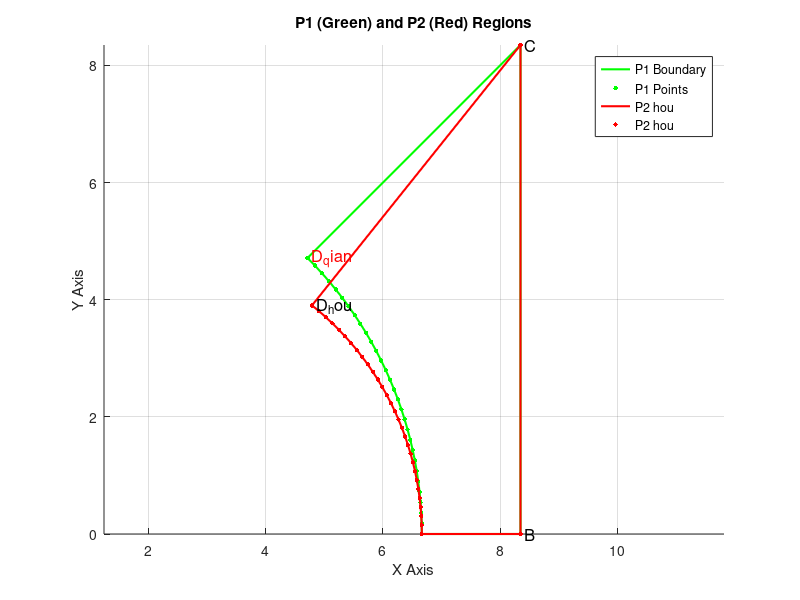

Recreate this plot in MATLAB. (Note: this script raises an error after producing the figure.)
clc; clear; close all;

Fina_avg=zeros(size( 0.4:0.1:1.2,2),size( 0.5:0.1:1.2,2));
% f_g1 = [0.46/0.5, 0.64/0.70,0.74/0.82,0.88/0.98,1.12/1.20]
f_g1 = 0.4:0.1:1.2;
f_01 = 0.5:0.1:1.2;
[FO,FG] = meshgrid(f_01,f_g1);
for kk=1:size(f_g1,2)
    for kj=1:size(f_01,2)
        f_g = f_g1(1,kk);
        f_0 = f_01(1,kj);
        % **Parameter Definition**
        P = 16.7;   % Structure size parameter
        D = 10;     % Diameter of the circular region
        
        % f_0 = 1;    % Maximum flow coefficient
        m = 7;      % Power exponent
        W = 1.665;
        R0 = D / 2;   % Initial radius
        Rnew = R0 + W;
        
        % **Create polar coordinate grid**
        theta = linspace(0, pi / 4, 50);
        r = linspace(0, P/2 * sqrt(2), 50);
        [THETA, R] = meshgrid(theta, r);
        
        % **Compute flow field**（图2需要条件这
        sec_theta = 1 ./ cos(THETA);
        f_c = f_g + (f_0 - f_g) .* (1 - ((sqrt(2) - sec_theta) / (sqrt(2) - 1)).^m);
        F = f_c .* (1 - (1 - (R - R0 - W) ./ (P / 2 .* sec_theta - R0 - W )).^m);
        F(R <= R0 + W) = 0;
        
        % **Convert to Cartesian coordinates**
        [X, Y] = pol2cart(THETA, R);
        X_data = [X(:), Y(:)];
        F_data = F(:);
        
        % **Compute P2 structured grid**
        theta_hou = atan((P/2) / (P/2 - W));
        arc_theta_hou = linspace(theta_hou, 0, 30);
        arc_theta_qian = linspace(pi/4, 0, 30);
        R_qian = R0+W;
        R_hou = R0;
        arc_x_qian = R_qian * cos(arc_theta_qian);
        arc_y_qian = R_qian * sin(arc_theta_qian);
        arc_x_hou = W + R_hou * cos(arc_theta_hou);
        arc_y_hou = R_hou * sin(arc_theta_hou);
        arc_points_hou = [arc_x_hou', arc_y_hou'];
        arc_points_qian = [arc_x_qian', arc_y_qian'];
        B = [P/2, 0];
        C = [P/2, P/2];
        D_hou = [R_hou * cos(theta_hou) + W, R_hou * sin(theta_hou)];
        D_qian = [R_qian * cos(pi/4), R_qian * sin(pi/4)];
        P1_points = [arc_points_qian; B; C; D_qian];
        P2_points = [arc_points_hou; B; C; D_hou];
        
        % **Plot P1 and P2**
        figure(1);
        hold on;
        axis equal;
        grid on;
        % **Plot P1 (Green)**
        plot(P1_points(:,1), P1_points(:,2), 'g-', 'LineWidth', 1.5);
        scatter(P1_points(:,1), P1_points(:,2), 10, 'g', 'filled');
        
        % **Plot P2 (Red)**
        plot(P2_points(:,1), P2_points(:,2), 'r-', 'LineWidth', 1.5);
        scatter(P2_points(:,1), P2_points(:,2), 10, 'r', 'filled');
        
        % **Label key points**
        text(B(1), B(2), ' B', 'FontSize', 12, 'Color', 'black');
        text(C(1), C(2), ' C', 'FontSize', 12, 'Color', 'black');
        text(D_qian(1), D_qian(2), ' D_qian', 'FontSize', 12, 'Color', 'r');
        text(D_hou(1), D_hou(2), ' D_hou', 'FontSize', 12, 'Color', 'black');
        
        xlabel('X Axis');
        ylabel('Y Axis');
        title('P1 (Green) and P2 (Red) Regions');
        legend('P1 Boundary', 'P1 Points', 'P2 hou', 'P2 hou');
        hold off;
        
        P1_area = polyarea(P1_points(:,1), P1_points(:,2));
        P2_area = polyarea(P2_points(:,1), P2_points(:,2));
        juxing_area = W * (P / 2);
        
        % **Output the areas of P1 and P2**
        fprintf('P1 structured grid area: %.4f\n', P1_area);
        fprintf('P2 structured grid area: %.4f\n', P2_area);
        fprintf('Rectangle area: %.4f\n', juxing_area);
        fprintf('Total area before interpolation: %.4f\n', juxing_area + P2_area);
        
        
        % **Create P2 structured grid**
        P2_x = linspace(min(P2_points(:,1)), max(P2_points(:,1)), 400);
        P2_y = linspace(min(P2_points(:,2)), max(P2_points(:,2)), 400);
        [P2_X, P2_Y] = meshgrid(P2_x, P2_y);
        
        [in, ~] = inpolygon(P2_X, P2_Y, P2_points(:,1), P2_points(:,2));
        P2_X(~in) = NaN;
        P2_Y(~in) = NaN;
        
        % **RBF interpolation**
        X_train = [X(:), Y(:)];
        F_train =  F_data;
        valid_idx = ~isnan(X_train(:,1)) & ~isnan(X_train(:,2));
        X_train = X_train(valid_idx, :);
        F_train = F_train(valid_idx);
        
        X_target = [P2_X(:), P2_Y(:)];
        valid_target_idx = ~isnan(X_target(:,1)) & ~isnan(X_target(:,2));
        X_target = X_target(valid_target_idx, :);
        
        D_train = pdist2(X_train, X_train);
        sigma = 0.15*median(D_train(:));
        rbf_func = @(r) exp(-(r / sigma).^2);
        Phi_train = rbf_func(D_train);
        lambda = 1e-6;
        Phi_train = Phi_train + lambda * eye(size(Phi_train));
        weights = Phi_train \ F_train;
        
        D_target = pdist2(X_target, X_train);
        Phi_target = rbf_func(D_target);
        
        F_P2_grid = NaN(size(P2_X));
        F_P2_grid(valid_target_idx) = Phi_target * weights;
        
        % **Right-side rectangular flow field `F_R`**
        Nx_R = 400; Ny_R = 400;
        x_R = linspace(P/2 , P/2+W, Nx_R);
        y_R = linspace(0, P/2, Ny_R);
        [X_R, Y_R] = meshgrid(x_R, y_R);
        
        % **Ensure valid values at P/2 in `F_P2_grid`**
        [~, idx] = min(abs(P2_X(1,:) - P/2));
        F_P2_P_boundary = F_P2_grid(:, idx);  % Directly extract values at X=P/2
        F_P2_P_boundary = fillmissing(F_P2_P_boundary, 'linear'); % Linearly fill NaN values
        
        % **Compute `F_R`, ensuring continuity at X = P/2**
        F_R = NaN(size(X_R));
        
        for i = 1:length(x_R)
            for j = 1:length(y_R)
                if X_R(j, i) == P/2
                    F_R(j, i) = F_P2_P_boundary(j); % Ensure continuity at P/2
                else
                    % **Extract boundary values from left P2 region**
                    Fy = F_P2_P_boundary(j);
                    
                    % **Apply power-law decay in the X direction**
                    Fx = (1 - ((X_R(j, i) - (P/2)) / W).^7);
                    
                    % **Final flow field computation**
                    F_R(j, i) = Fy .* Fx;
                end
            end
        end
        
        % **Merge P2 grid and right rectangular grid**
        X_combined = [P2_X, X_R];
        Y_combined = [P2_Y, Y_R];
        F_combined = [F_P2_grid, F_R];
        
        F_combined(isnan(F_combined)) = 0; % Avoid NaN affecting visualization
        
        % **Figure 1: Flow field before interpolation (Cartesian coordinates)**
        figure(2);
        surf(X, Y, F, 'EdgeColor', 'none');
        colormap('jet');
        colorbar;
        xlabel('X'); ylabel('Y'); zlabel('F');
        title('Flow field before interpolation (Cartesian coordinates)');
        
        % **Figure 2: Interpolated complete flow field**
        figure(3);
        surf(P2_X, P2_Y, F_P2_grid, 'EdgeColor', 'none');
        colormap('jet');
        colorbar;
        xlabel('X'); ylabel('Y'); zlabel('F');
        title('Interpolated flow field');
        
        % **Figure 3: Grid shape comparison before and after interpolation (Cartesian coordinates)**
        figure(4);
        hold on;
        scatter(X_data(:,1), X_data(:,2), 10, 'b', 'filled');
        scatter(P2_X(:), P2_Y(:), 10, 'r', 'filled');
        % 设置轴标签
        xlabel('\it X\rm, mm', 'FontName', 'Times New Roman', 'FontSize', 14, 'Interpreter', 'tex');
        ylabel('\it Y\rm, mm', 'FontName', 'Times New Roman', 'FontSize', 14, 'Interpreter', 'tex');
        
        % 设置 legend 并调整符号大小
        h = legend('Background Grid', 'Foreground Grid', 'Location', 'northwest');
        set(h, 'Box', 'off');
        set(h, 'FontName', 'Times New Roman');
        set(h, 'FontSize', 14);
        set(gcf, 'Renderer', 'painters'); % 使用矢量渲染
        h.ItemTokenSize = [20, 10]; % **放大 legend 符号**
        
        daspect([1 1 0.5]); % X and Y axes equal, Z scaled dynamically
        
        % **设置坐标轴格式，确保所有刻度可见**
        set(gca, 'FontSize', 14, 'FontName', 'Times New Roman');
        set(gca, 'LineWidth', 2);
        box on; % **确保所有框线显示**
        
        % **确保所有刻度都显示**
        xticks(min(X_data(:,1)):1:max(X_data(:,1))); % X 轴刻度
        yticks(min(X_data(:,2)):1:max(X_data(:,2))); % Y 轴刻度
        
        % **设置轴颜色确保所有刻度都可见**
        set(gca, 'XColor', 'k', 'YColor', 'k'); % 确保 X、Y 轴的刻度线显示
        set(gca, 'TickDir', 'in');  % 让刻度向外
        
        % 设置 x 和 y 轴范围
        xlim([0 max(X_data(:,1))]);
        ylim([0 max(X_data(:,2))]);
        
        hold off;
        
        % **Figure 4: Right-side flow field**
        figure(5);
        surf(X_R, Y_R, F_R, 'EdgeColor', 'none');
        colormap(jet);
        colorbar;
        xlabel('X'); ylabel('Y'); zlabel('F_R');
        title('Right-side flow field (Rectangular grid)');
        grid on;
        view(45, 30);
        
        % **Figure 5: Merged flow field**
        figure(6);
        surf(X_combined, Y_combined, F_combined, 'EdgeColor', 'none');
        colormap(jet);
        colorbar;
        % **Set labels with Times New Roman Italic**
        xlabel('\it X\rm, mm', 'FontName', 'Times New Roman', 'FontSize', 14, 'Interpreter', 'tex');
        ylabel('\it Y\rm, mm', 'FontName', 'Times New Roman', 'FontSize', 14, 'Interpreter', 'tex');
        zlabel('\it Z\rm, -', 'FontName', 'Times New Roman', 'FontSize', 14, 'Interpreter', 'tex');
        title('1 / 4 edge subchannel (type A)', 'FontName', 'Times New Roman', 'FontSize', 14);
        
        % **Ensure X and Y axes have equal scaling but leave Z free**
        daspect([1 1 0.5]); % X and Y axes equal, Z scaled dynamically
        
        % **Set tick intervals to 1**
        xticks(0:1:max(X_combined(:)));
        xtickangle(0);  % 让X轴刻度标签竖着显示
        yticks(min(Y_combined(:)):1:max(Y_combined(:)));
        % % zticks(min( F_final):1:max( F_final));
        xlim([0 max(X_combined(:))]);
        ylim([0 max(Y_combined(:))]);
        % zlim([0 max(F_final)]);
        % **Set grid and view**
        grid on;
        view(30, 40);
        % **设置 X, Y, Z 轴的线条更粗**
        set(gca, 'LineWidth', 2);
        set(gca, 'FontSize', 14, 'FontName', 'Times New Roman');
        
        
        
        
        
        % **Find the maximum value of F_final and its index**
        [max_F, max_idx] = max(F_combined(:)); % Find the maximum value
        max_X = X_combined(max_idx); % Get the corresponding X coordinate
        max_Y = Y_combined(max_idx); % Get the corresponding Y coordinate
        hold on;
        plot3(max_X, max_Y, max_F, 'bo', 'MarkerSize', 14, 'MarkerFaceColor', 'b'); % Mark maximum value
        text(max_X-W/2, max_Y, max_F+0.4,  sprintf('\\it f\\rm_{c}: %.2f', max_F), ...
            'FontSize', 14, 'FontName', 'Times New Roman', 'Color', 'r', 'Interpreter', 'tex');
        scatter3(P/2, 0, 0.98, 200, [0.5, 1, 1], 'filled');
        text(P/2, -2.3, 0.93+0.4,sprintf('\\it f\\rm_{g}: %.2f', 0.93), ...
            'FontSize', 14, 'FontName', 'Times New Roman', ...
            'Interpreter', 'tex', 'Color', 'r');
        
        % **Add a cylinder (fuel rod) centered at (0,0)**
        
        
        
        % **定义圆柱参数**
        x_center = W;  % 圆柱中心 x 坐标
        y_center = 0;  % 圆柱中心 y 坐标
        z_min = min(F_combined(:)); % 圆柱底部
        z_max = max(F_combined(:)); % 圆柱顶部
        radius = 5;  % 圆柱半径
        num_points = 50;  % 控制圆柱平滑度
        cyl_color = [0.8, 0.7, 1]; % **浅紫色**
        alpha_value = 0.5; % **透明度 (0=完全透明, 1=完全不透明)**
        
        % **创建圆柱的外表面**
        theta = linspace(0, pi/2, num_points);  % 角度范围 (1/4 圆柱)
        z_cyl = linspace(z_min, z_max, num_points)';  % 高度方向划分
        
        [Theta, Z_cyl] = meshgrid(theta, z_cyl);
        R = radius * ones(size(Theta));  % 设定固定半径
        
        % **转换为直角坐标**
        X_cyl = R .* cos(Theta) + x_center; % **将圆心放置在 (W, 0)**
        Y_cyl = R .* sin(Theta) + y_center;
        
        hold on;
        
        % **绘制 1/4 透明圆柱**
        surf(X_cyl, Y_cyl, Z_cyl, 'FaceColor', cyl_color, 'EdgeColor', 'none', 'FaceAlpha', alpha_value);
        
        % **封闭底部（1/4圆形，透明）**
        theta_bottom = linspace(0, pi/2, num_points);  % 1/4 圆的角度
        X_bottom = radius * cos(theta_bottom) + x_center; % **调整 X 坐标**
        Y_bottom = radius * sin(theta_bottom) + y_center;
        Z_bottom = z_min * ones(size(X_bottom));  % 设置底部Z值
        fill3([x_center X_bottom], [y_center Y_bottom], [z_min Z_bottom], cyl_color, 'EdgeColor', 'none', 'FaceAlpha', alpha_value); % 底部透明封闭
        
        % **封闭顶部（1/4圆形，透明）**
        Z_top = z_max * ones(size(X_bottom));  % 设置顶部Z值
        fill3([x_center X_bottom], [y_center Y_bottom], [z_max Z_top], cyl_color, 'EdgeColor', 'none', 'FaceAlpha', alpha_value); % 顶部透明封闭
        
        % **在圆柱顶面中心添加 "rod" 文字**
        text(x_center + radius/2, y_center + radius/2, z_max+ 0.2, 'Fuel rod', ...
            'FontSize', 14, 'FontName', 'Times New Roman', 'Color', 'r', ...
            'HorizontalAlignment', 'center');
        % set(gcf, 'Renderer', 'painters'); % 使用矢量渲染
        % print('-clipboard', '-dmeta');     % 复制到剪贴板为矢量格式
        hold off;
        
        
        
        % **Compute grid spacing in X and Y directions**
        dx = diff(X_combined, 1, 2); % X (size: rows, cols-1)
        dy = diff(Y_combined, 1, 1); % Y (size: rows-1, cols)
        
        % **Ensure dx and dy do not contain NaN values**
        dx(isnan(dx)) = 0;
        dy(isnan(dy)) = 0;
        
        % **Compute the area of grid cells**
        dx_avg = 0.5 * (dx(1:end-1, :) + dx(2:end, :));
        dy_avg = 0.5 * (dy(:, 1:end-1) + dy(:, 2:end));
        
        % **Ensure area calculation does not contain NaN values**
        cell_area = dx_avg .* dy_avg;
        cell_area(isnan(cell_area)) = 0; % Avoid NaN affecting the calculation
        
        % **Debugging: Print the minimum and maximum grid cell area**
        fprintf('Debug Info: Minimum computed grid cell area: %.4f, Maximum computed grid cell area: %.4f\n', min(cell_area(:)), max(cell_area(:)));
        
        % **Filter valid regions of F_combined (remove NaN values)**
        valid_mask = ~isnan(F_combined(2:end, 2:end));
        
        % **Ensure NaN regions do not affect the calculation**
        cell_area(~valid_mask) = 0;
        F_valid = F_combined(2:end, 2:end);
        F_valid(~valid_mask) = 0;
        
        % **Compute the actual 2D flow field area**
        actual_area = sum(cell_area(:));
        
        % **Prevent division by zero**
        if actual_area == 0
            area_weighted_avg = NaN;
        else
            area_weighted_avg = sum(F_valid(:) .* cell_area(:)) / actual_area;
        end
        
        % **Final output**
        Paranjape=0.68*f_0+0.22*f_g;
        fprintf('Interpolated flow field area (2D calculation): %.4f\n', actual_area);
        fprintf('Flow field area weighted average: %.4f\n', area_weighted_avg);
        fprintf('Paranjape area weighted average flow field value: %.4f\n', Paranjape);
        
        
        
        
        % **RBF 训练效果评估**
        % **拆分数据集**
        num_samples = size(X_train, 1);
        rand_indices = randperm(num_samples);  % 随机打乱索引
        train_size = round(0.8 * num_samples); % 80% 训练，20% 测试
        
        train_indices = rand_indices(1:train_size);
        test_indices = rand_indices(train_size+1:end);
        
        X_train_sub = X_train(train_indices, :);
        F_train_sub = F_train(train_indices);
        
        X_test = X_train(test_indices, :);
        F_test = F_train(test_indices);
        
        % **重新计算 RBF 权重 (仅使用 80% 训练数据)**
        D_train = pdist2(X_train_sub, X_train_sub);
        sigma = 0.15 * median(D_train(:));  % 计算 sigma
        rbf_func = @(r) exp(-(r / sigma).^2);
        Phi_train = rbf_func(D_train);
        lambda = 1e-6;
        Phi_train = Phi_train + lambda * eye(size(Phi_train));
        weights = Phi_train \ F_train_sub;
        
        % **对测试数据集进行预测**
        D_test = pdist2(X_test, X_train_sub);
        Phi_test = rbf_func(D_test);
        F_pred = Phi_test * weights; % 预测流场值
        
        % **计算误差**
        mse = mean((F_test - F_pred).^2);  % 均方误差 (MSE)
        rmse = sqrt(mse);  % 均方根误差 (RMSE)
        ss_total = sum((F_test - mean(F_test)).^2);  % 总体平方和
        ss_residual = sum((F_test - F_pred).^2);  % 残差平方和
        r2 = 1 - (ss_residual / ss_total);  % R²（决定系数）
        
        % **输出误差指标**
        fprintf('RBF 训练效果评估:\n');
        fprintf('均方误差 (MSE): %.6f\n', mse);
        fprintf('均方根误差 (RMSE): %.6f\n', rmse);
        fprintf('决定系数 (R²): %.4f\n', r2);
        
        % **绘制预测值与真实值的对比**
        % 归一化 F_test 和 F_pred（Min-Max 归一化）
        F_test_norm = (F_test - min(F_test)) / (max(F_test) - min(F_test));
        F_pred_norm = (F_pred - min(F_test)) / (max(F_test) - min(F_test));
        
        figure(8);
        scatter(F_test_norm, F_pred_norm, 30, 'b', 'filled'); hold on;
        plot([min(F_test_norm), max(F_test_norm)], [min(F_test_norm), max(F_test_norm)], 'r--', 'LineWidth', 1.5);
        title('80% for training, 20% for predicting');
        
        % 设置轴标签
        xlabel('\it F\rm_{test}, -', 'FontName', 'Times New Roman', 'FontSize', 14, 'Interpreter', 'tex');
        ylabel('\it F\rm_{pred}, -', 'FontName', 'Times New Roman', 'FontSize', 14, 'Interpreter', 'tex');
        
        % 设置 legend 并调整符号大小
        h = legend('Predicted values', 'True values', 'Location', 'northwest');
        set(h, 'Box', 'off');
        set(h, 'FontName', 'Times New Roman');
        set(h, 'FontSize', 14);
        set(gcf, 'Renderer', 'painters'); % 使用矢量渲染
        h.ItemTokenSize = [20, 10]; % **放大 legend 符号**
        
        daspect([1 1 0.5]); % X and Y axes equal, Z scaled dynamically
        
        % **设置坐标轴格式，确保所有刻度可见**
        set(gca, 'FontSize', 14, 'FontName', 'Times New Roman');
        set(gca, 'LineWidth', 2);
        box on; % **确保所有框线显示**
        
        % **确保所有刻度都显示**
        xticks(min(F_test_norm):0.2:max(F_test_norm)); % X 轴刻度
        yticks(min(F_test_norm):0.2:max(F_test_norm)); % Y 轴刻度
        
        % **设置轴颜色确保所有刻度都可见**
        set(gca, 'XColor', 'k', 'YColor', 'k'); % 确保 X、Y 轴的刻度线显示
        set(gca, 'TickDir', 'in');  % 让刻度向内
        
        % 设置 x 和 y 轴范围
        xlim([0 1]);
        ylim([0 1]);
        
        % 找到图的中心
        x_center = (min(F_test_norm) + max(F_test_norm)) / 2;
        y_center = (min(F_pred_norm) + max(F_pred_norm)) / 2;
        
        % 计算新的 R²、MSE 和 RMSE
        r2_norm = 1 - sum((F_test_norm - F_pred_norm).^2) / sum((F_test_norm - mean(F_test_norm)).^2);
        mse_norm = mean((F_test_norm - F_pred_norm).^2);
        rmse_norm = sqrt(mse_norm);
        
        % 在图中间标注 R² 值
        text(x_center-0.2, y_center+0.1, sprintf('R^{2} = %.3f\nMSE = %.3f\nRMSE = %.3f', r2_norm, mse_norm, rmse_norm), ...
            'FontSize', 14, 'FontWeight', 'bold', 'FontName', 'Times New Roman', ...
            'HorizontalAlignment', 'center', 'BackgroundColor', 'w','color','r');
        
        hold off;
        fprintf('Min/Max of F_test (normalized): %.4f / %.4f\n', min(F_test_norm), max(F_test_norm));
        fprintf('Min/Max of F_pred (normalized): %.4f / %.4f\n', min(F_pred_norm), max(F_pred_norm));
        Fina_avg(kk,kj)=area_weighted_avg ;
    end
end

save('Data_edge_A.mat','FO','FG','Fina_avg')
